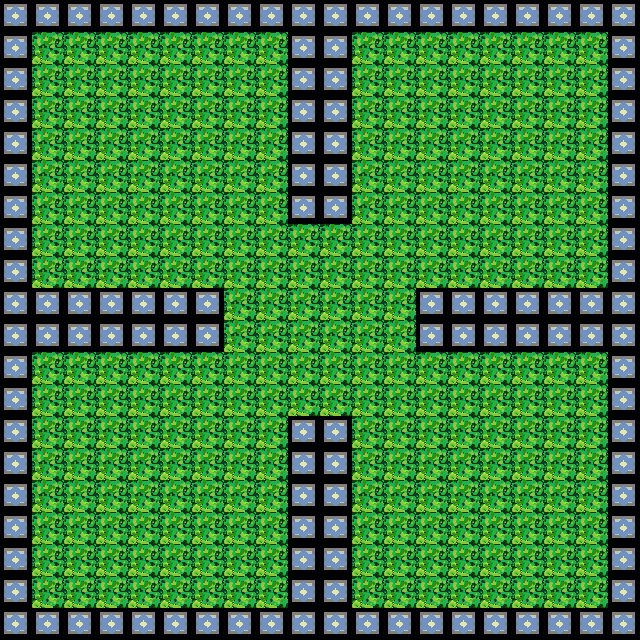

Below is a game level as drawn by its tile map, then a one-line description and the .tmx file that defines it, in full:
An orthogonal 20x20 tile map with 32x32 px tiles, 2 tile layers (GRASS, WALLS).

<map version="1.2" tiledversion="1.3.1" orientation="orthogonal" renderorder="right-down" width="20" height="20" tilewidth="32" tileheight="32" infinite="0" nextlayerid="3" nextobjectid="1">
 <tileset firstgid="1" name="ffs_tiles" tilewidth="32" tileheight="32" tilecount="2" columns="0">
  <grid orientation="orthogonal" width="1" height="1" />
  <tile id="0">
   <image width="32" height="32" source="Assets/4Rooms/grass1.png" />
  </tile>
  <tile id="1">
   <image width="32" height="32" source="Assets/4Rooms/wall1.png" />
  </tile>
 </tileset>
 <layer id="2" name="GRASS" width="20" height="20">
  <data encoding="csv">
0,0,0,0,0,0,0,0,0,0,0,0,0,0,0,0,0,0,0,0,
0,1,1,1,1,1,1,1,1,1,0,1,1,1,1,1,1,1,1,0,
0,1,1,1,1,1,1,1,1,1,0,1,1,1,1,1,1,1,1,0,
0,1,1,1,1,1,1,1,1,0,0,1,1,1,1,1,1,1,1,0,
0,1,1,1,1,1,1,1,1,0,0,1,1,1,1,1,1,1,1,0,
0,1,1,1,1,1,1,1,1,0,0,1,1,1,1,1,1,1,1,0,
0,1,1,1,1,1,1,1,1,0,0,1,1,1,1,1,1,1,1,0,
0,1,1,1,1,1,1,1,1,1,1,1,1,1,1,1,1,1,1,0,
0,1,1,1,1,1,1,1,1,1,1,1,1,1,1,1,1,1,1,0,
0,0,0,0,0,0,0,1,1,1,1,1,1,0,0,0,0,1,1,0,
0,0,0,0,0,0,0,1,1,1,1,1,1,1,0,0,0,0,0,0,
0,1,1,1,1,1,1,1,1,1,1,1,1,1,1,1,1,1,1,0,
0,1,1,1,1,1,1,1,1,1,1,1,1,1,1,1,1,1,1,0,
0,1,1,1,1,1,1,1,1,1,0,1,1,1,1,1,1,1,1,0,
0,1,1,1,1,1,1,1,1,1,0,1,1,1,1,1,1,1,1,0,
0,1,1,1,1,1,1,1,1,1,0,1,1,1,1,1,1,1,1,0,
0,1,1,1,1,1,1,1,1,0,0,1,1,1,1,1,1,1,1,0,
0,1,1,1,1,1,1,1,1,1,0,1,1,1,1,1,1,1,1,0,
0,1,1,1,1,1,1,1,1,1,1,1,1,1,1,1,1,1,1,0,
0,1,1,0,0,0,0,0,0,0,0,0,0,0,0,0,0,1,0,0
</data>
 </layer>
 <layer id="1" name="WALLS" width="20" height="20">
  <data encoding="csv">
2,2,2,2,2,2,2,2,2,2,2,2,2,2,2,2,2,2,2,2,
2,0,0,0,0,0,0,0,0,2,2,0,0,0,0,0,0,0,0,2,
2,0,0,0,0,0,0,0,0,2,2,0,0,0,0,0,0,0,0,2,
2,0,0,0,0,0,0,0,0,2,2,0,0,0,0,0,0,0,0,2,
2,0,0,0,0,0,0,0,0,2,2,0,0,0,0,0,0,0,0,2,
2,0,0,0,0,0,0,0,0,2,2,0,0,0,0,0,0,0,0,2,
2,0,0,0,0,0,0,0,0,2,2,0,0,0,0,0,0,0,0,2,
2,0,0,0,0,0,0,0,0,0,0,0,0,0,0,0,0,0,0,2,
2,0,0,0,0,0,0,0,0,0,0,0,0,0,0,0,0,0,0,2,
2,2,2,2,2,2,2,0,0,0,0,0,0,2,2,2,2,2,2,2,
2,2,2,2,2,2,2,0,0,0,0,0,0,2,2,2,2,2,2,2,
2,0,0,0,0,0,0,0,0,0,0,0,0,0,0,0,0,0,0,2,
2,0,0,0,0,0,0,0,0,0,0,0,0,0,0,0,0,0,0,2,
2,0,0,0,0,0,0,0,0,2,2,0,0,0,0,0,0,0,0,2,
2,0,0,0,0,0,0,0,0,2,2,0,0,0,0,0,0,0,0,2,
2,0,0,0,0,0,0,0,0,2,2,0,0,0,0,0,0,0,0,2,
2,0,0,0,0,0,0,0,0,2,2,0,0,0,0,0,0,0,0,2,
2,0,0,0,0,0,0,0,0,2,2,0,0,0,0,0,0,0,0,2,
2,0,0,0,0,0,0,0,0,2,2,0,0,0,0,0,0,0,0,2,
2,2,2,2,2,2,2,2,2,2,2,2,2,2,2,2,2,2,2,2
</data>
 </layer>
</map>